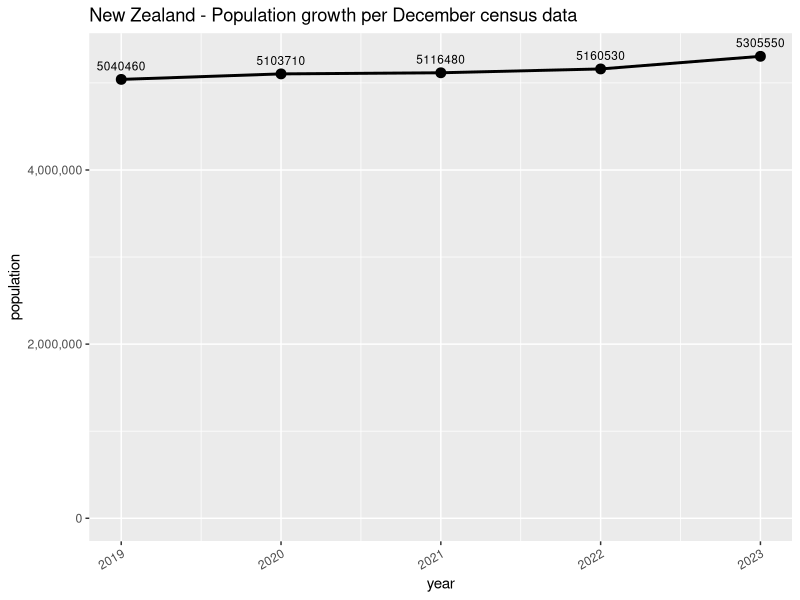
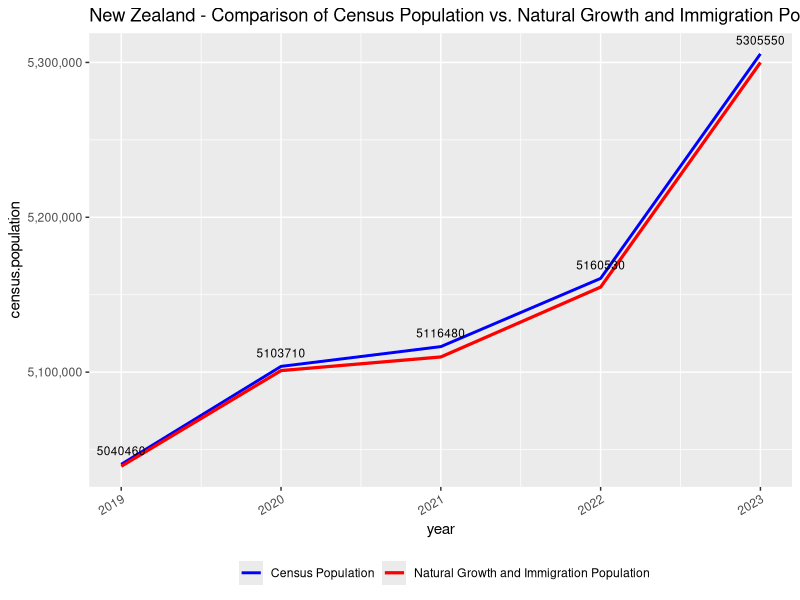
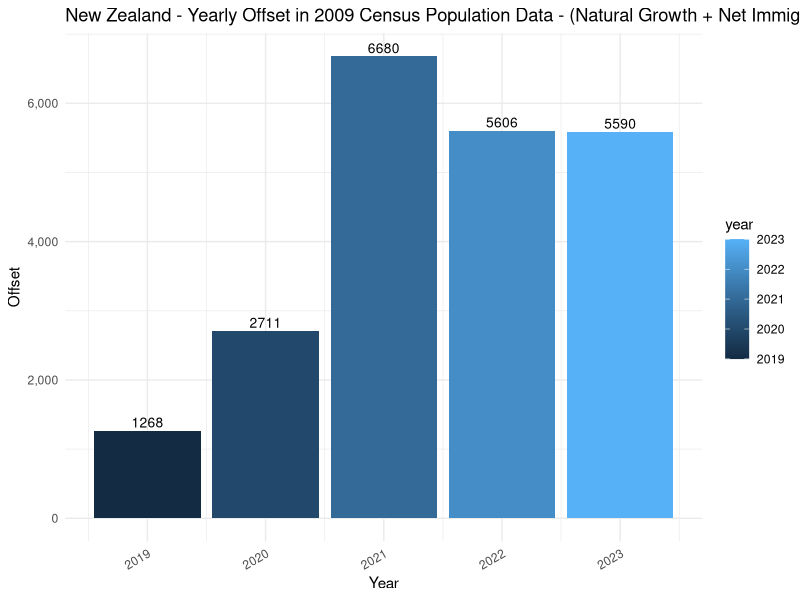

Recreate these plots in R, in order.
# Loads necessary libraries
library(ggplot2)
library(scales) # For the comma function

# Reads the data from census
census_data <- read.csv("data/2019_2023_dec_census_data.csv")

# Plots the first dataset with a thicker line, point labels, and a title
p1 <- ggplot(census_data, aes(x = year, y = population)) +
  geom_line(size = 1) + # Increase line width
  geom_point(size = 3) + # Increase point size
  geom_text(aes(label = population), vjust = -1, size = 3) + # Add data labels
  scale_y_continuous(labels = comma, limits = c(0, max(census_data$population))) + # Use full number formatting for y-axis and start at 0
  scale_x_continuous(breaks = census_data$year) + # Set x-axis breaks to show integer years
  labs(title = "New Zealand - Population growth per December census data") + # Add chart title
  theme(axis.text.x = element_text(angle = 30, hjust = 1)) # Adjust the angle and justification of x-axis labels

# Prints the plot
print(p1)

# Reads the data from the second CSV file
new_census_data <- read.csv("data/2019_2023_dec_natural_and_immi_vs_census_data.csv")
print(new_census_data)

# Plots the second dataset with two lines
p2 <- ggplot(new_census_data, aes(x = year)) +
  geom_line(aes(y = census.population, colour = "Census Population"), size = 1) +
  geom_line(aes(y = natural.growth.and.immigration.population, colour = "Natural Growth and Immigration Population"), size = 1.1) + 
  geom_text(aes(y = census.population, label = census.population), vjust = -1, size = 3) +
  scale_color_manual(values = c("Census Population" = "blue", "Natural Growth and Immigration Population" = "red"),
                     name = "") +
  scale_x_continuous(breaks = census_data$year) +
  scale_y_continuous(labels = comma, 
                     limits = c(min(new_census_data$census.population, new_census_data$natural.growth.and.immigration.population), 
                                max(new_census_data$census.population, new_census_data$natural.growth.and.immigration.population))) +
  labs(title = "New Zealand - Comparison of Census Population vs. Natural Growth and Immigration Population") +
  theme(axis.text.x = element_text(angle = 30, hjust = 1),
        legend.position = "bottom")

# Prints the plot
print(p2)

# Plots the yearly offset as a column chart
p3 <- ggplot(new_census_data, aes(x = year, y = offset, fill = year)) +
  geom_col() + # Create the column chart
  geom_text(aes(label = offset), vjust = -0.3, size = 3.5) + # Add data labels above the bars
  scale_x_continuous(breaks = new_census_data$year) + # Set x-axis breaks to show integer years
  scale_y_continuous(labels = comma) + # Use full number formatting for y-axis
  labs(title = "New Zealand - Yearly Offset in 2009 Census Population Data - (Natural Growth + Net Immigration)", x = "Year", y = "Offset") + # Add labels and title
  theme_minimal() + # Use a minimal theme
  theme(axis.text.x = element_text(angle = 30, hjust = 1)) # Adjust the angle and justification of x-axis labels

# Print the column chart with values
print(p3)


